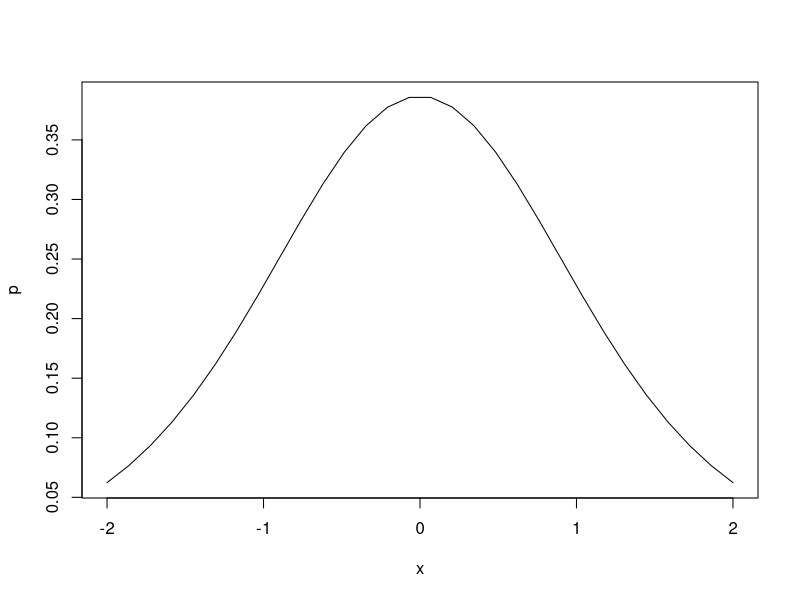
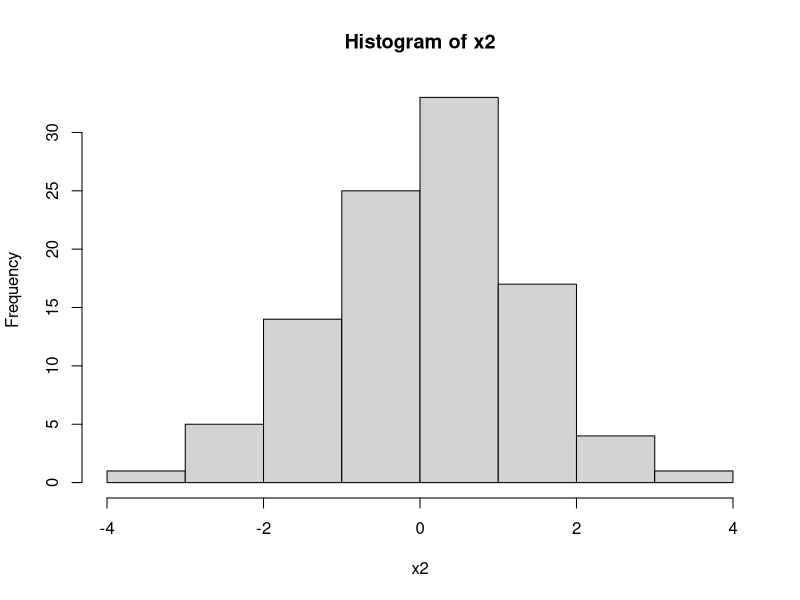
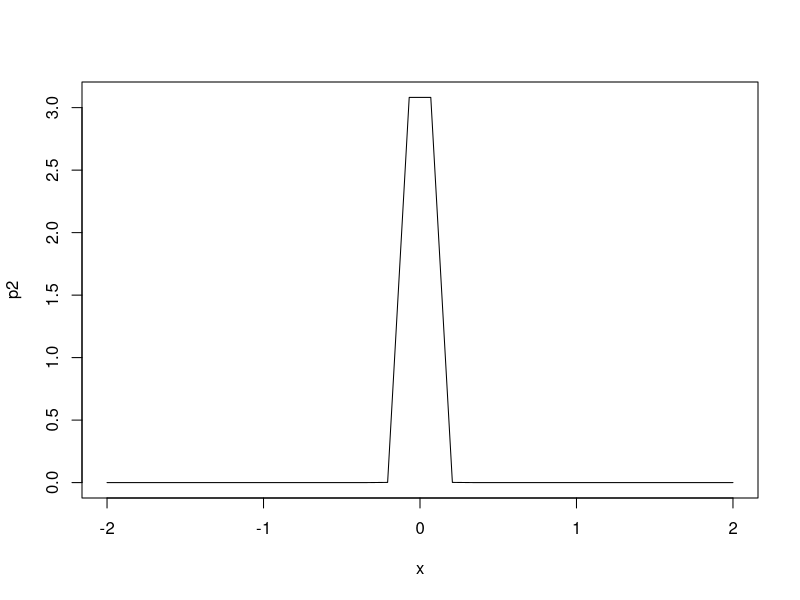
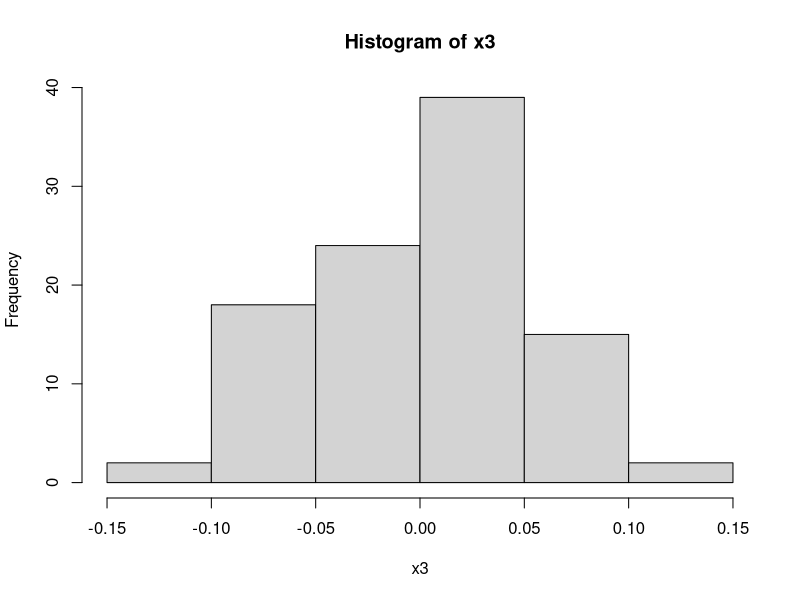
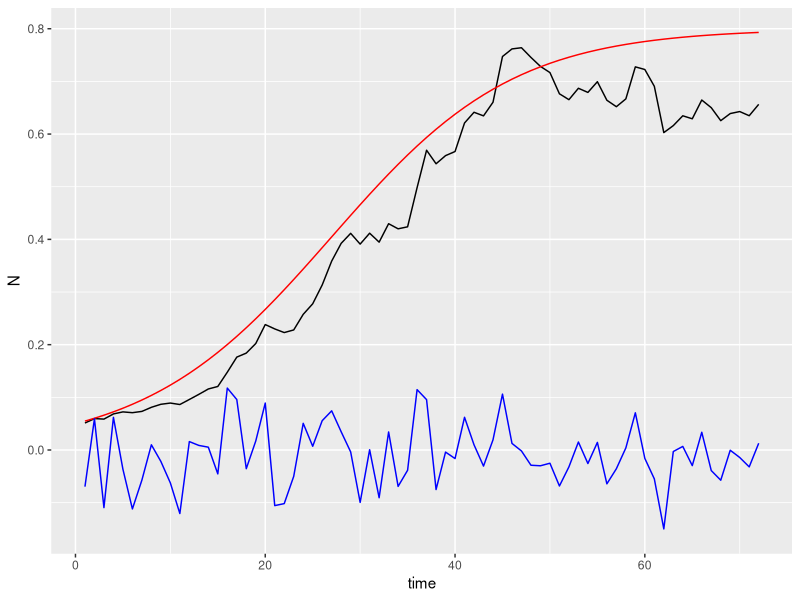
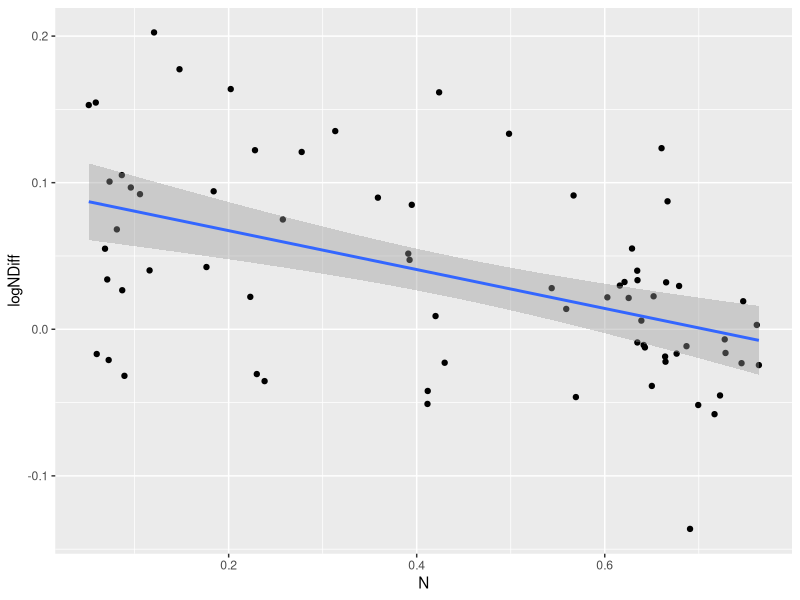

These figures' R source, in order: (Note: this script raises an error after producing the figures.)
#### info ####

# goal: simulate data to test pre-herbicide model


#### set-up ####

# clear environment
rm(list = ls())

# load packages
library(tidyverse)

# model settings
l <- 10 # number of lakes
tt <- 18  # number of years
seed <- 220 # random number seed


#### global process model ####

# n_t+1 = n_t x exp[u x (1 - n_t/k)]
# log(n_t+1/n_t) = beta0 + beta1 x n_t + e_t
# beta0 = growth rate (u)
# beta1 = growth rate/carrying capacity (-u/k)

# extend time series because there is only one population
tt2 <- tt * 4

# process error variance
df_t <- 8 # degrees of freedom
x <- seq(-2, 2, length.out = 30)
p <- dt(x, df = df_t)
plot(x, p, type = "l")
x2 <- rt(n = 100, df = df_t)
hist(x2)

sd_norm <- 0.05
p2 <- dnorm(x, sd = sd_norm)
plot(x, p2, type = "l")
x3 <- rnorm(n = 100, sd = sd_norm)
hist(x3)

set.seed(seed)
# q <- abs(rt(n = 1, df = df_t)) # default mean = 0, variance = df/(df-2) for df > 2
# tails are too fat on t-distribution, large variances
q <- abs(rnorm(n = 1, sd = sd_norm))

# growth rate (should be between ~ -1 and 1)
u <- 0.1

# carrying capacity
k <- 0.8

# initial population size
x0 <- 0.05

# process error by year
set.seed(seed)
w <- rnorm(n = tt2, mean = 0, sd = q)

# log population size
n1 <- rep(NA, tt2)
n2 <- rep(NA, tt2)
n1[1] <- u - (u/k) * x0 + log(x0)
n2[1] <- u - (u/k) * x0 + log(x0) + w[1]
for(i in 2:tt2){
  n1[i] <- u - (u/k) * exp(n1[i-1]) + n1[i-1]
  n2[i] <- u - (u/k) * exp(n2[i-1]) + n2[i-1] + w[i]
}

# dataframe 
df <- tibble(time = 1:tt2, logN = n2) %>%
  mutate(N = exp(logN),
         logNDiff = lead(logN) - logN,
         error = w,
         N_raw = exp(n1))

# visualize
ggplot(df, aes(time, N)) +
  geom_line() +
  geom_line(aes(y = N_raw), color = "red") +
  geom_line(aes(y = error), color = "blue")

ggplot(df, aes(N, logNDiff)) +
  geom_point() +
  geom_smooth(formula = y ~ x, method = "lm")

summary(lm(logNDiff ~ N, data = df))
# should have intercept = u, slope = -u/k
# correct estimates when w is removed

# save
write_csv(df, "intermediate-data/simulated_data_pre_herbicide_global_model.csv")


#### global process model + herbicides ####

# n_t+1 = n_t x exp[u x (1 - [n_t + h x h_t]/k)]
# log(n_t+1/n_t) = beta0 + beta1 x n_t + beta2 x h_t + e_t
# beta0 = growth rate (u)
# beta1 = growth rate/carrying capacity (-u/k)
# beta2 = herbicide effect (-uh/k)

# make longer to see if estimates improve
tt3 <- tt2 * 4

# herbicide effect
h <- 1

# herbicide time series
ht <- runif(n = tt3)

# make errors smaller to see if estimates improve (no)
set.seed(seed)
q2 <- abs(rnorm(n = 1, sd = 0.01))

# process error by year
set.seed(seed)
w <- rnorm(n = tt3, mean = 0, sd = q2)

# log population size
n1 <- rep(NA, tt3)
n2 <- rep(NA, tt3)
n1[1] <- u - (u/k) * x0 - (u*h/k) * ht[1] + log(x0)
n2[1] <- u - (u/k) * x0 - (u*h/k) * ht[1] + log(x0) + w[1]
for(i in 2:tt3){
  n1[i] <- u - (u/k) * exp(n1[i-1]) - (u*h/k) * ht[i] + n1[i-1]
  n2[i] <- u - (u/k) * exp(n2[i-1]) - (u*h/k) * ht[i] + n2[i-1] + w[i]
}

# dataframe 
df <- tibble(time = 1:tt3, logN = n2) %>%
  mutate(N = exp(logN),
         logNDiff = lead(logN) - logN,
         error = w,
         N_raw = exp(n1),
         herbicide = ht)

# visualize
ggplot(df, aes(time, N)) +
  geom_line() +
  geom_line(aes(y = N_raw), color = "red") +
  geom_line(aes(y = error), color = "blue")

ggplot(df, aes(N, logNDiff)) +
  geom_point() +
  geom_smooth(formula = y ~ x, method = "lm")

ggplot(df, aes(herbicide, logNDiff + u*N/k)) +
  geom_point() +
  geom_smooth(formula = y ~ x, method = "lm")
# not sure how to visualize herbicide effect

herb_mod1 <- lm(logNDiff ~ N + herbicide, data = df)
summary(herb_mod1)
u_est <- coef(herb_mod1)[1]
k_est <- -u_est/coef(herb_mod1)[2]
h_est <- coef(herb_mod1)[3] * -k_est / u_est
# still off by a lot, even with smaller errors and longer time series
# model may not be identifiable

# okay to use proportions?
plot(herb_mod1)


#### process model ####

# process error sd
set.seed(seed)
q <- abs(rt(n = 1, df = 3)) # default mean = 0, variance = 3

# growth rate by lake
set.seed(seed)
u <- rnorm(n = l, mean = 0, sd = 2)

# process error by year and lake
set.seed(seed)
w <- matrix(rnorm(l*tt, mean = 0, sd = q),
            nrow = tt,
            ncol = l)

# initial population size
set.seed(seed)
x0 <- rnorm(n = l, mean = log(50), sd = 10)

# process values
x <- matrix(NA, nrow = tt, ncol = l)
x[1, ] <- x0 + u + w[1, ]
for(i in 2:tt){
  x[i, ] <- x[(i - 1), ] + u + w[(i), ]
}


#### observation model ####

# observation error sd
set.seed(seed)
r <- abs(rt(n = l, df = 3))

# observation error
v <- matrix(NA, nrow = tt, ncol = l)
set.seed(seed)
for(i in 1:l){
  v[ , i] <- rnorm(n = tt, mean = 0, sd = r[i])
}

# observation values
y <- x + v


#### format data ####

# extract indices
y_indx <- which(!is.na(y), arr.ind = T)

# generate NA's 
na_val <- 10
set.seed(seed)
na_indx <- y_indx[sample(l*tt, size = na_val), ]
y[na_indx] <- NA

# transpose
y2 <- t(y)

# make dataframe
y3 <- data.frame(y2)

# round all values to 3 decimal points
y4 <- round(y3, digits = 3)

# save
write_csv(y4, "intermediate-data/simulated_data_pre_herbicide_model.csv")
